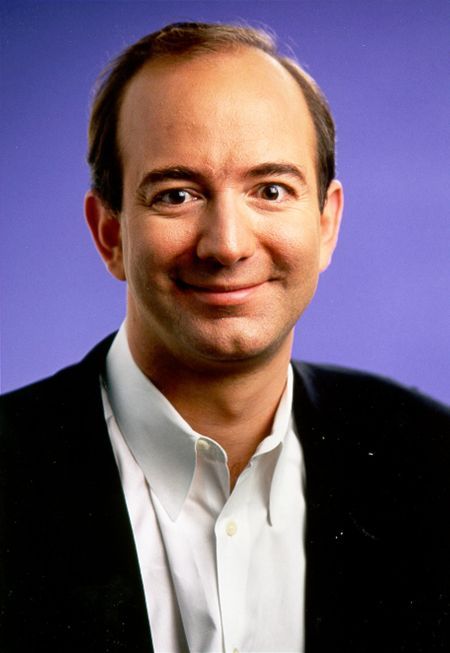
#> input picture FaceDetect/10.jpg, 450 x 653 px
$ python 'Face and Eye {not perfect}.py'
#> lines starting #> are read from the running program, lines starting #| are printed output that depends on the picture; after the words box and inside, x2 and y2 are one past the last pixel; in counts of white or black regions, pixels touching at a corner belong together
import cv2
import numpy as np

face_cascade = cv2.CascadeClassifier('haarcascade_frontalface_default.xml')
eye_cascade = cv2.CascadeClassifier('haarcascade_eye.xml')

img = cv2.imread('10.jpg')
#> img is the input picture: shape (653, 450, 3); mean B, G, R 111.4, 92.4, 109
gray = cv2.cvtColor(img, cv2.COLOR_BGR2GRAY)
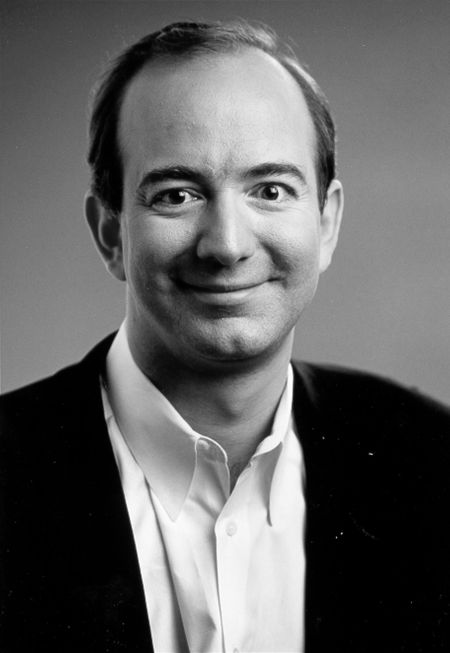
#> gray: shape (653, 450); min 0, max 255, mean 99.6

faces = face_cascade.detectMultiScale(gray, 1.2, 6)
#> faces = [[95, 86, 261, 261]]

for (x,y,w,h) in faces:
    cv2.rectangle(img,(x,y),(x+w,y+h),(255,0,0),2)
#> this loop made 1 pass
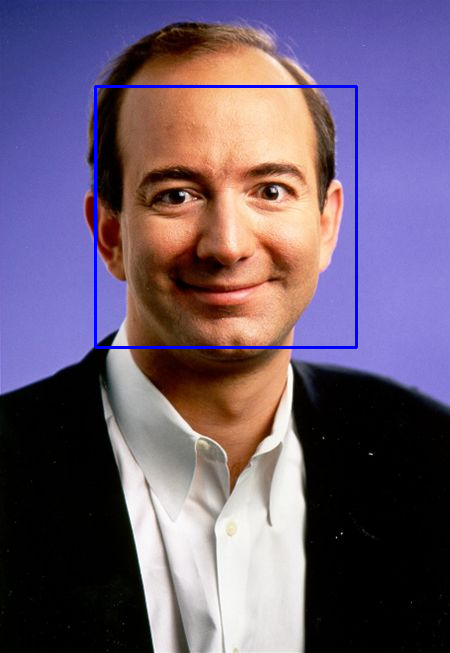
#> img: shape (653, 450, 3); 1.06% of pixels changed, all inside (x1, y1, x2, y2) = (94, 85, 358, 349)

roi_gray = gray[y:y+h, x:x+w]
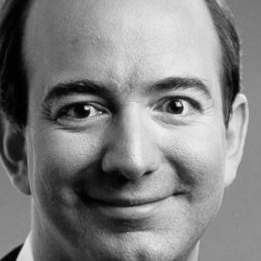
#> roi_gray: shape (261, 261); min 0, max 239, mean 129.5
roi_color = img[y:y+h, x:x+w]
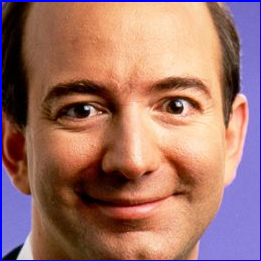
#> roi_color: shape (261, 261, 3); mean B, G, R 107, 114.7, 160.6
eyes = eye_cascade.detectMultiScale(roi_gray)
#> eyes = [[145, 77, 57, 57], [45, 79, 62, 62]]

for (ex,ey,ew,eh) in eyes:
        cv2.rectangle(roi_color,(ex,ey),(ex+ew,ey+eh),(0,255,0),2)
#> this loop made 2 passes
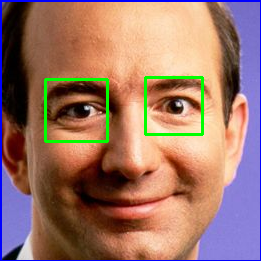
#> roi_color: shape (261, 261, 3); 2.08% of pixels changed, all inside (x1, y1, x2, y2) = (44, 76, 204, 143)

cv2.imshow('img',img)
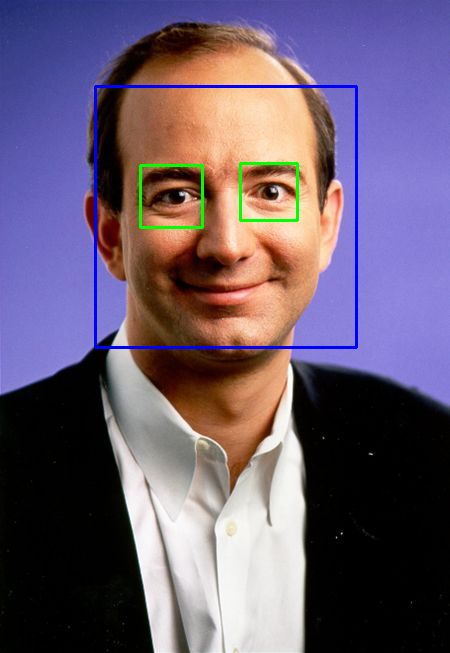
#> window 'img': shape (653, 450, 3); mean B, G, R 112.2, 91.9, 106.6
cv2.waitKey(0)
cv2.destroyAllWindows()

$ run again, with FaceDetect/3.jpg copied over FaceDetect/10.jpg
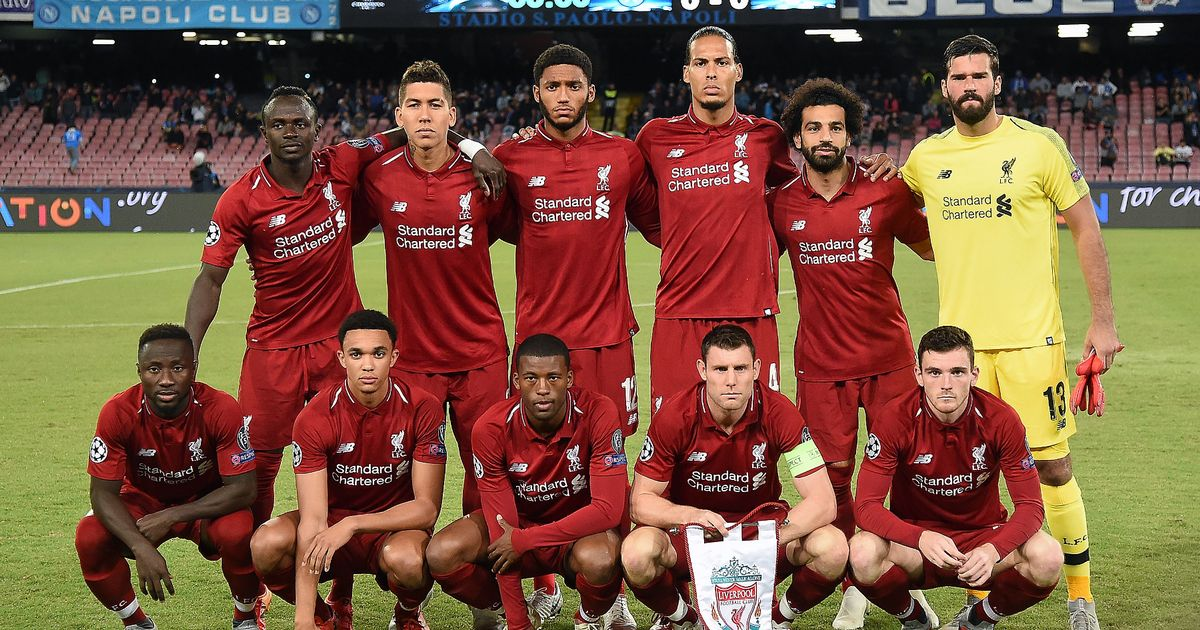
#> input picture FaceDetect/3.jpg, 1200 x 630 px
#> img is the input picture: shape (630, 1200, 3); mean B, G, R 64.2, 85.9, 122
#> `gray = cv2.cvtColor(img, cv2.COLOR_BGR2GRAY)`:
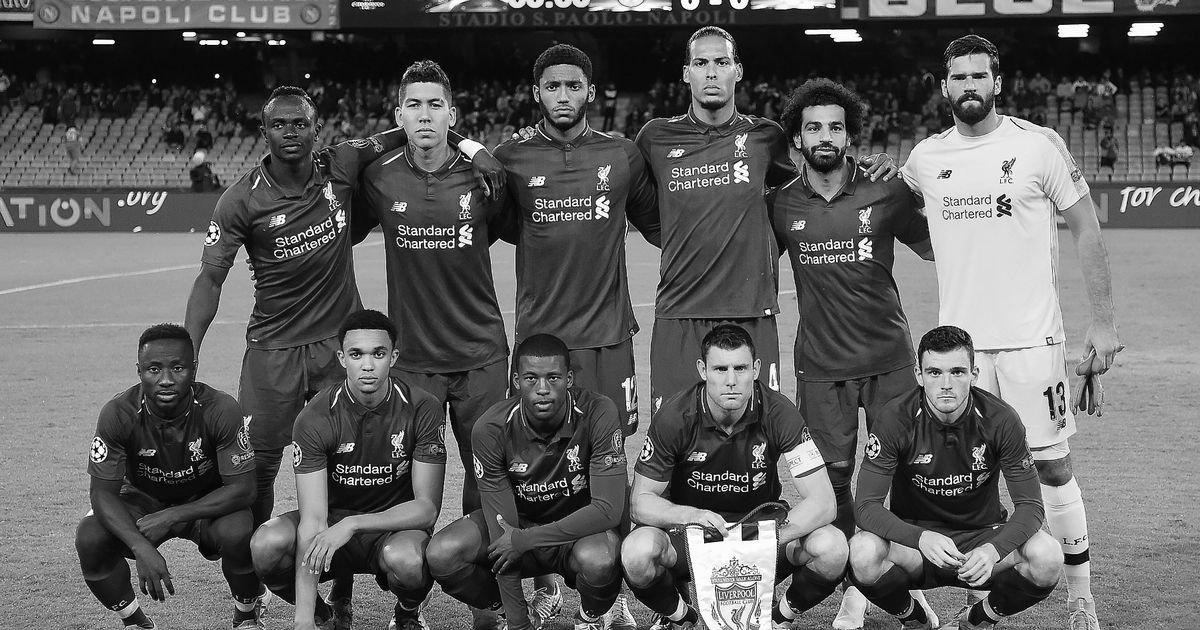
#> gray: shape (630, 1200); min 0, max 255, mean 94.2
#> faces = [[678, 36, 69, 69], [942, 55, 57, 57], [532, 62, 63, 63], [392, 79, 65, 65], [260, 100, 60, 60], [795, 105, 60, 60], [334, 326, 68, 68], [699, 343, 65, 65], [915, 349, 62, 62], [132, 340, 68, 68], [510, 351, 65, 65]]
#> the loop `for (x,y,w,h) in faces:` made 11 passes
#> `roi_color = img[y:y+h, x:x+w]`:
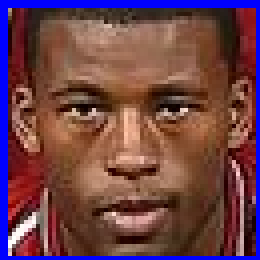
#> roi_color: shape (65, 65, 3) (shown 4 times larger); mean B, G, R 73.7, 65.9, 109.5
#> eyes = ()
